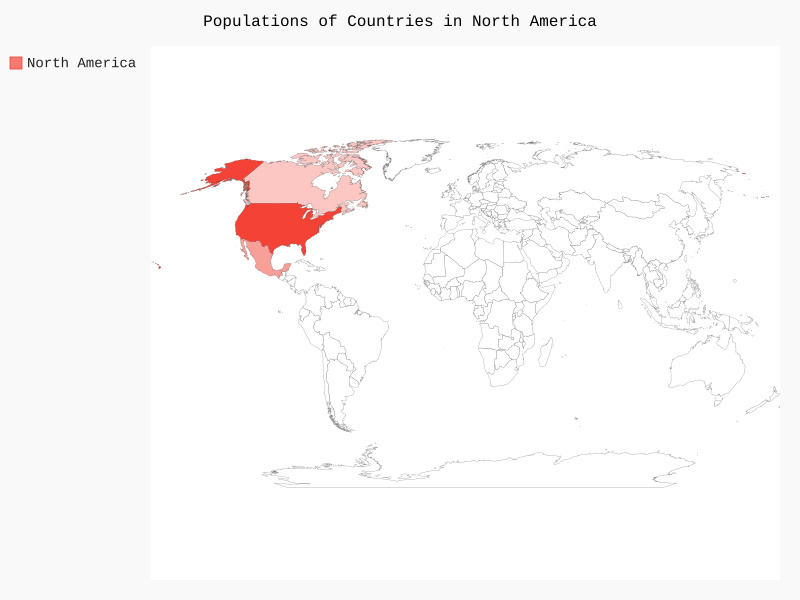

Write the Python code that produced this figure.
import pygal.maps.world

wm = pygal.maps.world.World()
wm.title = "Populations of Countries in North America"
wm.add('North America', {'ca': 32146000, 'us': 309349000, 'mx': 113423000})

wm.render_to_file('na_populations.svg')
